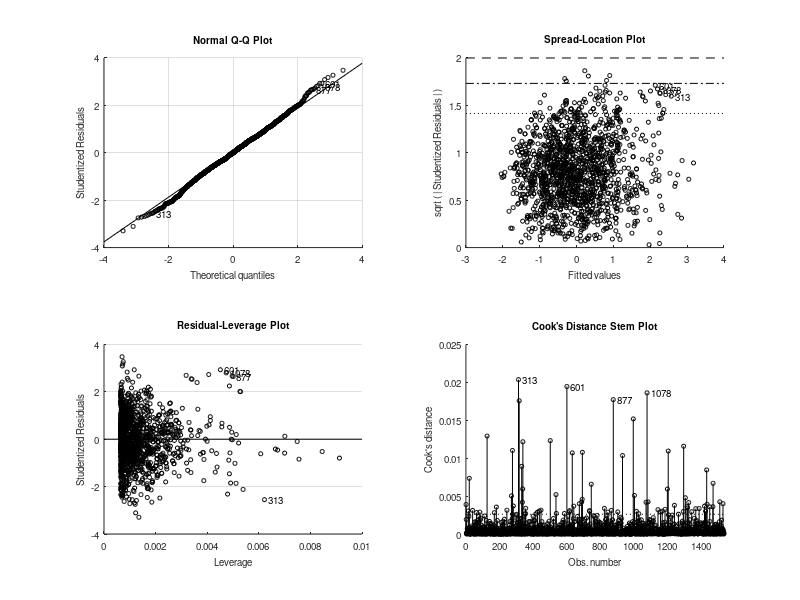
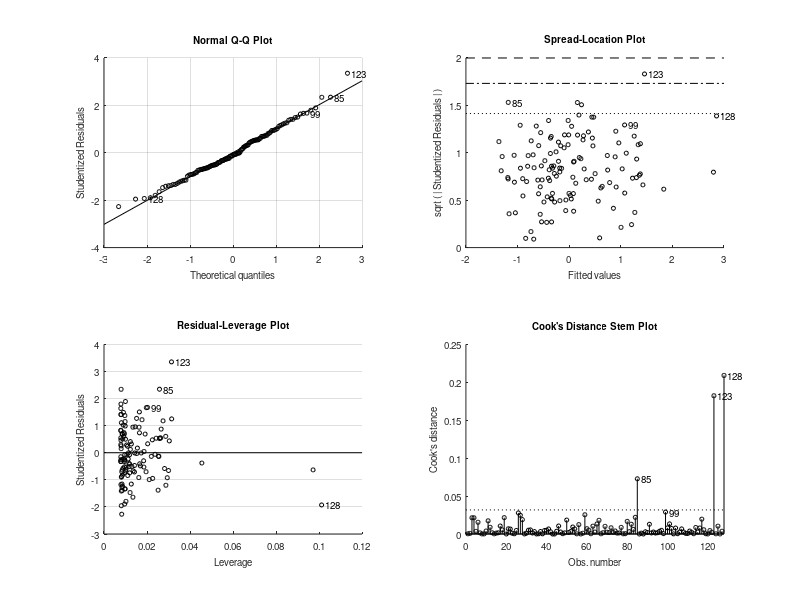

MATLAB code to generate these figures, in order: (Note: this script raises an error after producing the figures.)
%% Plot the fits incluiding the test data. 
% Note: The test data is used as a final validation step, and should only
% be done when you are happy with the performance on the
% training/validation data
clear all
format shortg

%% Load Training and Validation Data and do Linear Fits
load ExampleCNN.mat
train = fitlm(predictedY_train,trainY);
validation = fitlm(predictedY_validation,validationY);

%% Load Test Data
load('../Data/data-test.mat')
testY = Y;
testY = (testY-mean(testY))./std(testY);

%% Evaluate Test Data Test
load('../Data/testImages.mat')
predictedY_test = predict(net,Images);
test = fitlm(predictedY_test,testY);

%% Plot Fits
f5 = figure(5);
f5.Color = 'w';
f5.Position = [384         259        1217         546];
%%
subplot(1,3,1)
hold on
train.plot
plot([-4 4],[-4 4],'k','linewidth',3)
axis equal
axis square
axis([-4 4 -4 4])
hold off
xlabel('Predicted Strain Energy')
ylabel('Actual Strain Energy')
title(strcat('Training Data with R^2 = ', num2str(train.Rsquared.Ordinary)))
ax1 = gca;
delete(ax1.Children(2))
delete(ax1.Children(2))
legend('Data','Fit','y=x')
%%
subplot(1,3,2)

hold on
validation.plot
plot([-4 4],[-4 4],'k','linewidth',3)
axis equal
axis square


axis([-4 4 -4 4])
hold off
xlabel('Predicted Strain Energy')
ylabel('Actual Strain Energy')
title(['Validation Data with R^2 = ' num2str(validation.Rsquared.Ordinary)])
ax2 = gca;
delete(ax2.Children(2))
delete(ax2.Children(2))
legend('Data','Fit','y=x')
%%
subplot(1,3,3)

hold on
test.plot
plot([-4 4],[-4 4],'k','linewidth',3)
axis equal
axis square


axis([-4 4 -4 4])
hold off
xlabel('Predicted Strain Energy')
ylabel('Actual Strain Energy')
title(['Test Data with R^2 = ' num2str(test.Rsquared.Ordinary)])
ax3 = gca;
delete(ax3.Children(2))
delete(ax3.Children(2))
legend('Data','Fit','y=x')



set(findall(gcf,'-property','FontWeight'),'FontWeight','bold')
set(findall(gcf,'-property','FontSize'),'FontSize',20)
set(findall(gcf,'-property','LineWidth'),'LineWidth',3)

ax1.Children(3).Marker = '.';
ax1.Children(3).MarkerSize = 8;
ax1.Children(3).MarkerFaceColor = 'b';
ax1.Children(3).LineWidth = 1;

ax2.Children(3).Marker = '.';
ax2.Children(3).MarkerSize = 15;
ax2.Children(3).MarkerFaceColor = 'b';
ax2.Children(3).LineWidth = 1;

ax3.Children(3).Marker = '.';
ax3.Children(3).MarkerSize = 15;
ax3.Children(3).MarkerFaceColor = 'b';
ax3.Children(3).LineWidth = 1;

